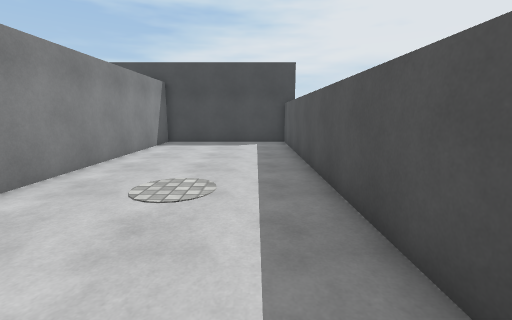
[1] (above)

14 first-person views from a walk through a scene from a Unity 3-D project. The camera is 1.4 m above the floor, tilts 10° down and sees 90° across. The floor is counted in squares, 1 m on a side. Each view is taken from the middle of a square. On the plan, view 1 faces up. The plan holds only what a view shows up to about 13 squares ahead; the rest is blank. The place goes on beyond the plan. The player is left out. Surface patterns are stand-ins for the level's own textures.

[2]
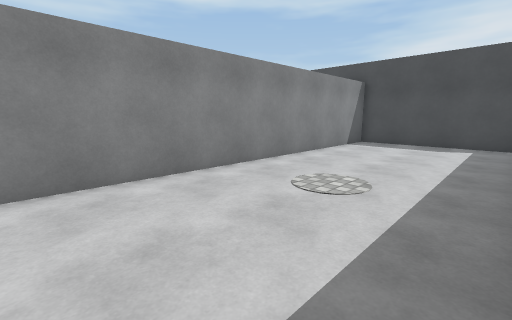

[3]
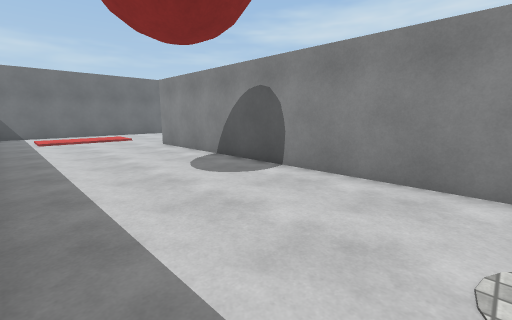

[4]
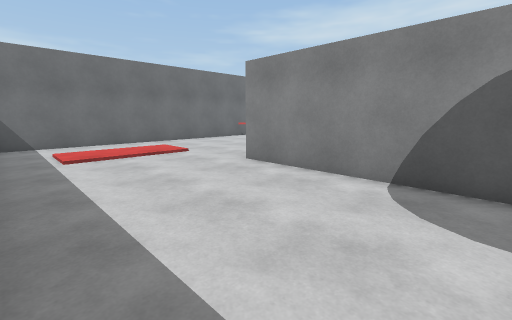

[5]
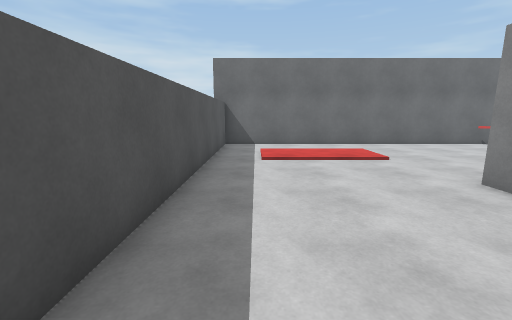

[6]
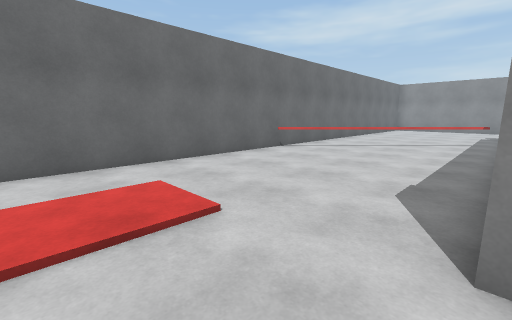

[7]
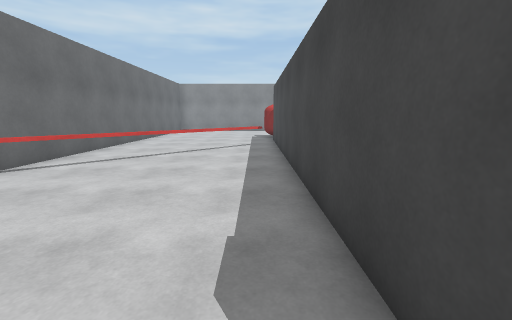

[8]
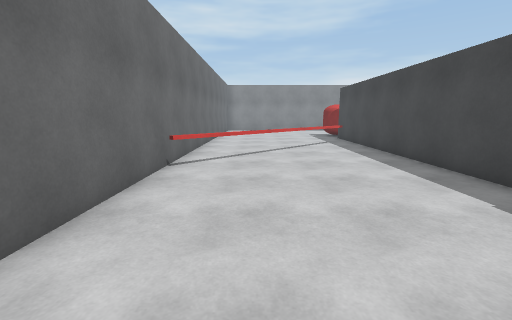

[9]
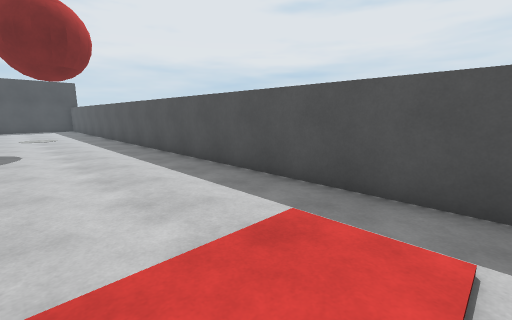

[10]
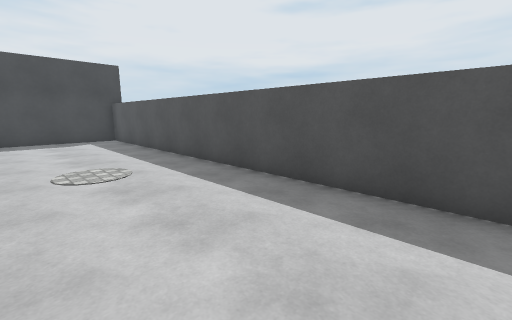

[11]
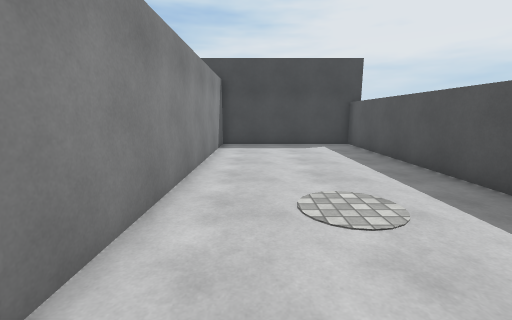

[12]
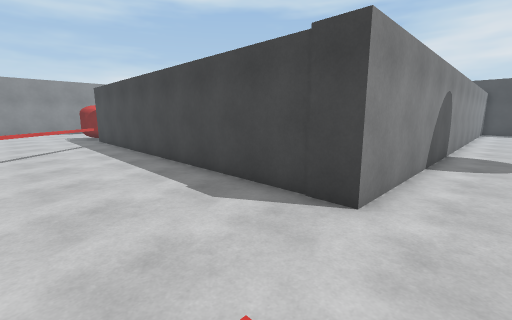

[13]
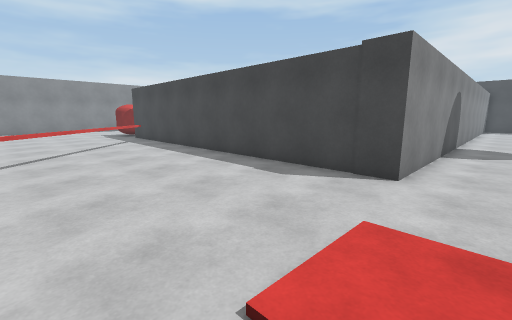

[14]
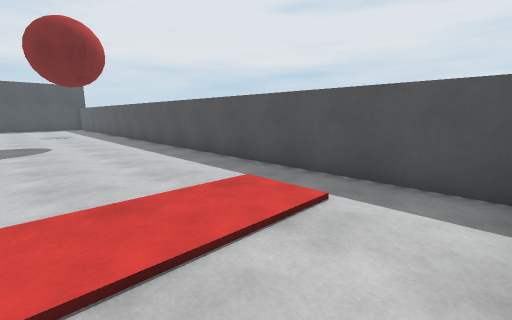

### Floor plan
Points are (right, up) in squares from view 1. A wall is a line through its corners. A room is listed if a view was taken in it or the views show most of it. See-through windows are left out.
Room 1 (views 1, 2, 3, 4, 5, 6, 7, 8, 9, 10, 11, 12, 13, 14)
walls: (-10.5, -15.5) (1.5, -15.5) (1.5, 13.5) (-4.6, 13.5) (-4.6, -8) (-17.8, -8)
low walls: (-16.8, -8.6) (-10.4, -15.1)
ways out: opening at (-11, -15) to room 2
Room 2 (no view inside)
walls: (-18.2, -15.5) (-10.5, -15.5)
ways out: opening at (-11, -15) to room 1

Where each view was taken, in squares from view 1:
view 1: 0 up, 0 right, facing up
view 2: 0 up, 1 right, facing up-left
view 3: 4 up, 1 right, facing down-left
view 4: 2 down, 1 right, facing down-left
view 5: 3 down, 0 right, facing down
view 6: 8 down, 2 left, facing down-left
view 7: 9 down, 5 left, facing left
view 8: 13 down, 4 left, facing left
view 9: 13 down, 3 left, facing up-right
view 10: 2 down, 3 left, facing up-right
view 11: 1 up, 3 left, facing up
view 12: 12 down, 3 left, facing up-left
view 13: 14 down, 3 left, facing up-left
view 14: 15 down, 4 left, facing up-right
